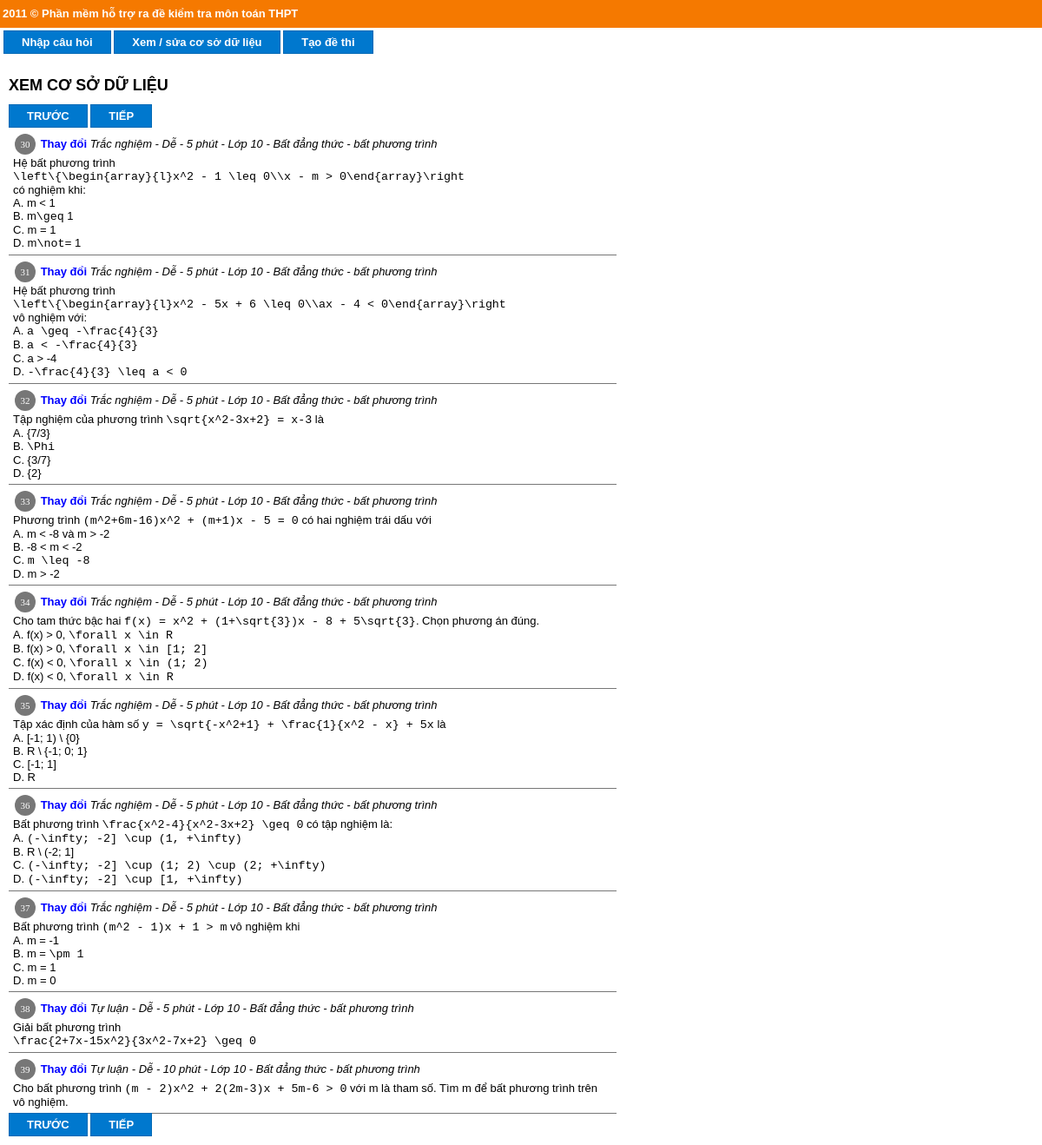
The page /view.php?n=10&id=30 on the database its author committed.
### tables this page shows
CREATE TABLE IF NOT EXISTS `question` (
  `id` int(11) NOT NULL AUTO_INCREMENT,
  `type` smallint(1) DEFAULT NULL,
  `grade` smallint(2) DEFAULT NULL,
  `estimate` smallint(2) DEFAULT NULL,
  `difficulty` smallint(1) DEFAULT NULL,
  `category` varchar(50) NOT NULL,
  `content` text,
  `answer` text NOT NULL,
  PRIMARY KEY (`id`)
);

### view.php (the view, shortened to what this page needs)
		<h1>XEM CƠ SỞ DỮ LIỆU</h1>
		<div>
		<?php
		$__TYPE = array(0 => "Tự luận", 1 => "Trắc nghiệm");
		$__DIFFICULTY = array(0 => "Dễ", 1 => "Trung bình", 2 => "Khó");
		$id = isset($_GET['id']) ? $_GET['id'] : 0;
		$n = isset($_GET['n']) ? $_GET['n'] : 10;
		$r = mysql_query("SELECT MAX(id) AS maxid FROM question");
		$row = mysql_fetch_assoc($r);
		$maxid = $row['maxid'];
		$next = ($id + $n) > $maxid ? "" : sprintf("<a class='button' href='view.php?n=%d&id=%d'>TIẾP</a>", $n, $id + $n);
		$back = ($id == 0 ? "" : sprintf("<a class='button' href='view.php?n=%d&id=%d'>TRƯỚC</a>", $n, $id - $n));
		echo "<div>$back $next</div>";
		$sql = sprintf("SELECT * FROM question WHERE id >= $id AND id < %d ORDER BY id ", $id + $n);
		$r = mysql_query($sql);
		while ($row = mysql_fetch_object($r)) {
			?>
			<div class="q">
				<div class="meta"><div class="no"><?=$row->id?></div> <a href="edit.php?id=<?=$row->id?>">Thay đổi</a>
					<?=$__TYPE[$row->type]?>
					- <?=$__DIFFICULTY[$row->difficulty]?> - <?=$row->estimate?> phút
					- Lớp <?=$row->grade?> - <?=$row->category?>
				</div>
				<div><?=nl2br($row->content)?></div>
			</div>
			<?php
		}
		echo "<div>$back $next</div>";
		?>
		</div>
		</div>
	</div>
</body>
</html>

### style.css (style rules this page uses)
#wrapper { display: block; }
body { background-repeat: none; background-attachment:fixed; background-image: url(http://noitru.net/uploads/bavi.jpg); background-position: right bottom; padding-top: 0px; background-repeat:no-repeat; }
#header { height: 26px; line-height: 26px; background-color: #f57900; color: #fff; font-weight: bold; padding: 3px; }
#body { padding: 10px; }
h1 { font-size: 18px; font-weight: bold; }
* { font: 13px Arial; }
a { text-decoration: none; color: blue; font-weight: bold; }
.no , .no a { color: #777; font: 11px Verdana; }
#wrapper { min-height: 400px; }
#nav a, .button { text-decoration: none; padding: 5px 20px 5px 20px; background-color: #0078CE; color: white; border: solid 1px #0069B5; line-height: 26px; }
.q { font: 13pt "Times New Roman"; padding: 5px; border-bottom: solid 1px #777; }
m { font: 10pt "Courier New"; }
.meta { font-style: italic; }
.no { display: inline-block; background-color: #777; color: #fff; padding: 2px; margin: 2px; width: 20px; height: 20px; border-radius: 15px; text-align: center; line-height: 20px; }
body { padding: 0; margin: 0; width: 100%; }
#body { min-height: 500px; }
#bar { padding: 4px; }

### view.php (style rules this page uses)
#body { width: 700px; }

### rows shown on the page
question: id "30", type "Trắc nghiệm", difficulty "Dễ", estimate "5", grade "10", category "Bất đẳng thức - bất phương trình", content "Hệ bất phương trình \\left\\{\\begin{array}{l}x^2 - 1 \\leq 0\\\\x - m > 0\\end{array}\\right có nghiệm khi: A. m < 1 B. m \\geq 1 C. m = 1 D. m \\not= 1"
question: id "31", type "Trắc nghiệm", difficulty "Dễ", estimate "5", grade "10", category "Bất đẳng thức - bất phương trình", content "Hệ bất phương trình \\left\\{\\begin{array}{l}x^2 - 5x + 6 \\leq 0\\\\ax - 4 < 0\\end{array}\\right vô nghiệm với: A. a \\geq -\\frac{4}{3} B. a < -\\frac{4}{3} C. a > -4 D. -\\frac{4}{3} \\leq a < 0"
question: id "32", type "Trắc nghiệm", difficulty "Dễ", estimate "5", grade "10", category "Bất đẳng thức - bất phương trình", content "Tập nghiệm của phương trình \\sqrt{x^2-3x+2} = x-3 là A. {7/3} B. \\Phi C. {3/7} D. {2}"
question: id "33", type "Trắc nghiệm", difficulty "Dễ", estimate "5", grade "10", category "Bất đẳng thức - bất phương trình", content "Phương trình (m^2+6m-16)x^2 + (m+1)x - 5 = 0 có hai nghiệm trái dấu với A. m < -8 và m > -2 B. -8 < m < -2 C. m \\leq -8 D. m > -2"
question: id "34", type "Trắc nghiệm", difficulty "Dễ", estimate "5", grade "10", category "Bất đẳng thức - bất phương trình", content "Cho tam thức bậc hai f(x) = x^2 + (1+\\sqrt{3})x - 8 + 5\\sqrt{3} . Chọn phương án đúng. A. f(x) > 0, \\forall x \\in R B. f(x) > 0, \\forall x \\in [1; 2] C. f(x) < 0, \\forall x \\in (1; 2) D. f(x) < 0, \\forall x \\in R"
question: id "35", type "Trắc nghiệm", difficulty "Dễ", estimate "5", grade "10", category "Bất đẳng thức - bất phương trình", content "Tập xác định của hàm số y = \\sqrt{-x^2+1} + \\frac{1}{x^2 - x} + 5x là A. [-1; 1) \\ {0} B. R \\ {-1; 0; 1} C. [-1; 1] D. R"
question: id "36", type "Trắc nghiệm", difficulty "Dễ", estimate "5", grade "10", category "Bất đẳng thức - bất phương trình", content "Bất phương trình \\frac{x^2-4}{x^2-3x+2} \\geq 0 có tập nghiệm là: A. (-\\infty; -2] \\cup (1, +\\infty) B. R \\ (-2; 1] C. (-\\infty; -2] \\cup (1; 2) \\cup (2; +\\infty) D. (-\\infty; -2] \\cup [1, +\\infty)"
question: id "37", type "Trắc nghiệm", difficulty "Dễ", estimate "5", grade "10", category "Bất đẳng thức - bất phương trình", content "Bất phương trình (m^2 - 1)x + 1 > m vô nghiệm khi A. m = -1 B. m = \\pm 1 C. m = 1 D. m = 0"
question: id "38", type "Tự luận", difficulty "Dễ", estimate "5", grade "10", category "Bất đẳng thức - bất phương trình", content "Giải bất phương trình \\frac{2+7x-15x^2}{3x^2-7x+2} \\geq 0"
question: id "39", type "Tự luận", difficulty "Dễ", estimate "10", grade "10", category "Bất đẳng thức - bất phương trình", content "Cho bất phương trình (m - 2)x^2 + 2(2m-3)x + 5m-6 > 0 với m là tham số. Tìm m để bất phương trình trên vô nghiệm."

### other values the page prints
$back "TRƯỚC"
$next "TIẾP"
